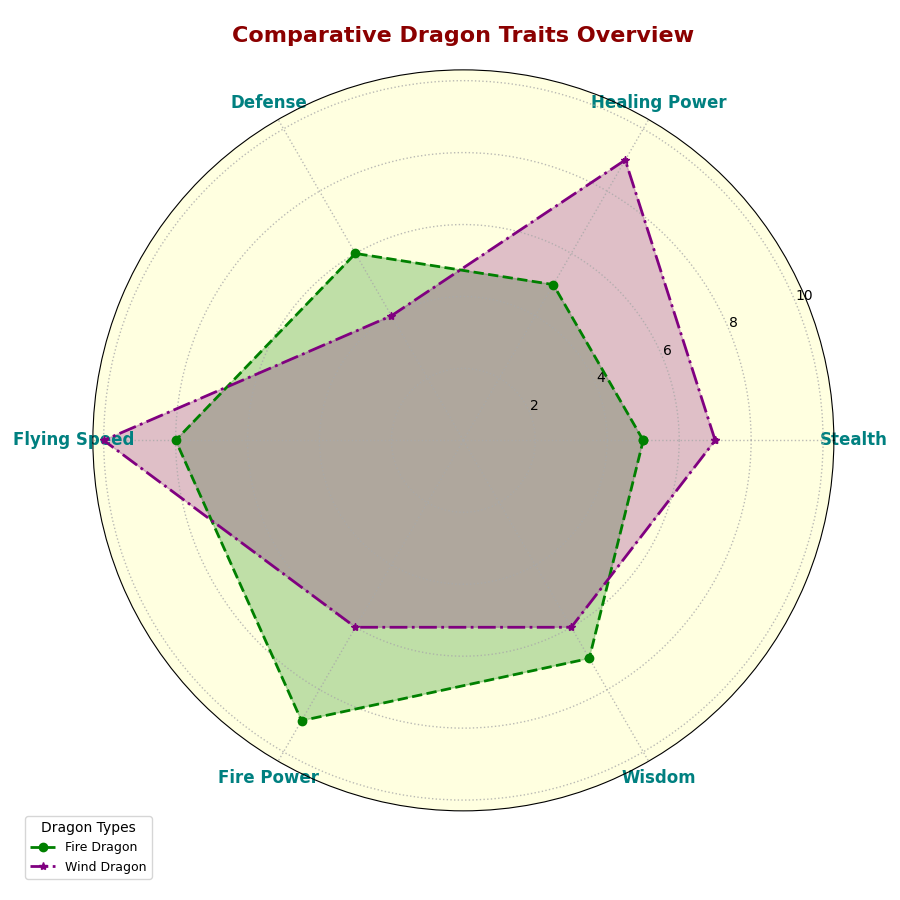

Source code (Python):
import matplotlib.pyplot as plt
import numpy as np

attributes = ['Stealth', 'Healing Power', 'Defense', 'Flying Speed', 'Fire Power', 'Wisdom']
n_attributes = len(attributes)

fire_dragon = [5, 5, 6, 8, 9, 7]
wind_dragon = [7, 9, 4, 10, 6, 6]

for dragon in [fire_dragon, wind_dragon]:
    dragon += dragon[:1]

angles = np.linspace(0, 2 * np.pi, n_attributes, endpoint=False).tolist()
angles += angles[:1]

fig, ax = plt.subplots(figsize=(9, 9), subplot_kw=dict(polar=True))

# New set of colors
colors = ['green', 'purple']
line_styles = ['dashed', 'dashdot']
marker_types = ['o', '*']
dragon_names = ['Fire Dragon', 'Wind Dragon']
dragon_data = [fire_dragon, wind_dragon]

for idx, dragon in enumerate(dragon_data):
    ax.plot(angles, dragon, color=colors[idx], linestyle=line_styles[idx], 
            marker=marker_types[idx], linewidth=2, label=dragon_names[idx])
    ax.fill(angles, dragon, color=colors[idx], alpha=0.25)

plt.xticks(angles[:-1], attributes, fontsize=12, fontweight='bold', color='teal')

ax.set_facecolor('lightyellow')
ax.grid(color='darkgray', linestyle=':', linewidth=1, alpha=0.8)
ax.spines['polar'].set_visible(True)

plt.legend(loc='lower left', bbox_to_anchor=(-0.1, -0.1), title='Dragon Types', fontsize=9)

plt.title('Comparative Dragon Traits Overview', size=16, fontweight='bold', pad=20, color='darkred')

plt.tight_layout()

plt.show()
